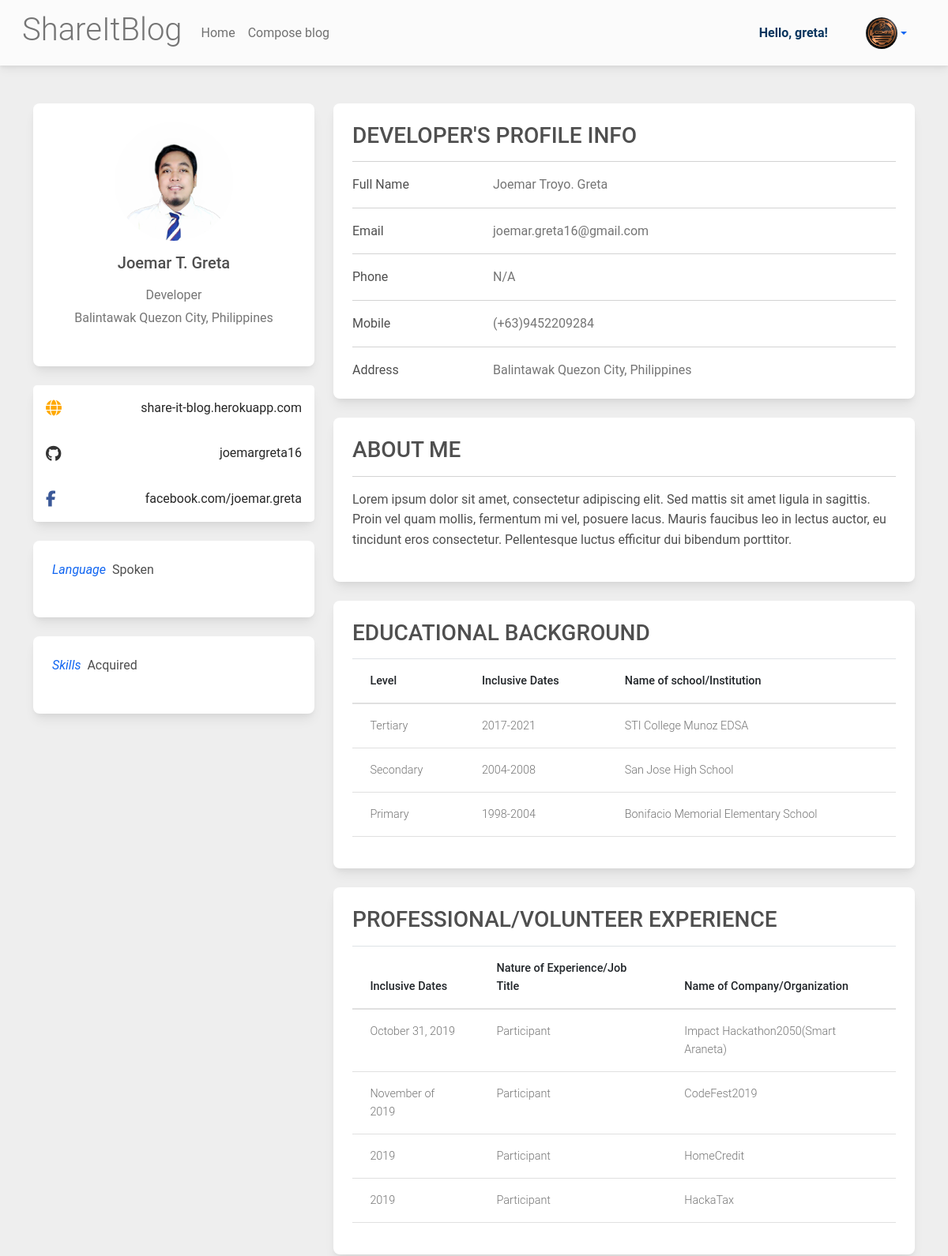
Page /developer_profile/ (signed in, upper part) on the earlier database version.
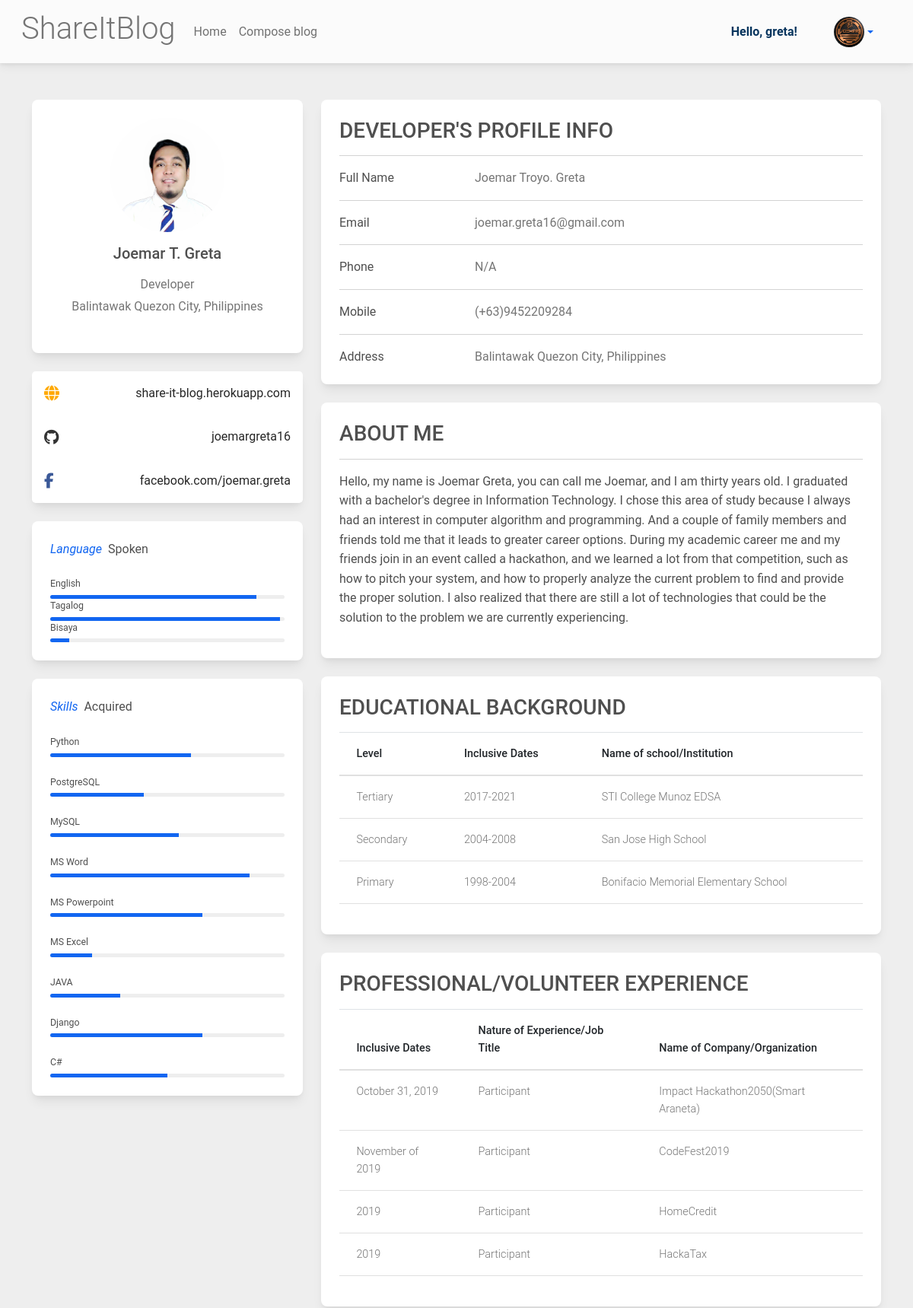
Same page on the later database version.
### pages/models.py (models this page shows, shortened)
class Profile(models.Model):
    first_name = models.CharField(max_length=200, blank=True)
    middle_name = models.CharField(max_length=200, blank=True)
    last_name = models.CharField(max_length=200, blank=True)
    user = models.OneToOneField(
        User, max_length=200, on_delete=models.CASCADE, unique=True)
    bio = models.TextField(max_length=500, blank=True)
    avatar = models.ImageField(
        default='default/avatar.png', upload_to='avatars/')
    created_at = models.DateTimeField(auto_now_add=True)
    updated_at = models.DateTimeField(auto_now=True)

class DevProfile(models.Model):
    first_name = models.CharField(max_length=200, blank=True)
    middle_name = models.CharField(max_length=200, blank=True)
    last_name = models.CharField(max_length=200, blank=True)
    job_title = models.CharField(max_length=30, blank=True)
    address = models.CharField(max_length=200, blank=True)
    email = models.EmailField(max_length=30, blank=True)
    phone = models.CharField(max_length=20, default="N/A", blank=True)
    mobile = models.CharField(max_length=20, default="N/A", blank=True)
    bio = models.TextField(max_length=1000, blank=True)
    dev_avatar = models.ImageField(
        default='default/avatar.png', upload_to='dev_profiles/')
    created_at = models.DateTimeField(auto_now_add=True)
    updated_at = models.DateTimeField(auto_now=True)
    class Meta:
        verbose_name = 'Developer profile'
        verbose_name_plural = 'Developer Profiles'

class DevEduBackground(models.Model):
    level = models.CharField(max_length=100, blank=True)
    inclusive_date = models.CharField(max_length=50, blank=True)
    school_or_institution = models.CharField(max_length=300, blank=True)
    created_at = models.DateTimeField(auto_now_add=True)
    updated_at = models.DateTimeField(auto_now=True)
    class Meta:
        ordering = ['-created_at']
        verbose_name = 'Educational Background'
        verbose_name_plural = 'Educational Backgrounds'

class DevProfessionalVolunteerEXP(models.Model):
    inclusive_date = models.CharField(max_length=50, blank=True)
    exp_or_job_title = models.CharField(max_length=100, blank=True)
    company_or_organization = models.CharField(max_length=200, blank=True)
    created_at = models.DateTimeField(auto_now_add=True)
    updated_at = models.DateTimeField(auto_now=True)
    class Meta:
        ordering = ['-created_at']
        verbose_name = 'Professional/Volunteer Experience'
        verbose_name_plural = 'Professional/Volunteer Experiences'

class DevLanguages(models.Model):
    language = models.CharField(max_length=50, blank=True)
    language_percentage = models.CharField(max_length=50, blank=True)
    created_at = models.DateTimeField(auto_now_add=True)
    updated_at = models.DateTimeField(auto_now=True)
    class Meta:
        ordering = ['-created_at']
        verbose_name = 'Language'
        verbose_name_plural = 'Languages'

class DevSkills(models.Model):
    skill = models.CharField(max_length=50, blank=True)
    skill_percentage = models.CharField(max_length=50, blank=True)
    created_at = models.DateTimeField(auto_now_add=True)
    updated_at = models.DateTimeField(auto_now=True)
    class Meta:
        ordering = ['-created_at']
        verbose_name = 'Skill'
        verbose_name_plural = 'Skills'

### pages/views.py (the view)
# urls.py: path('developer_profile/', DevProfileView.as_view(), name='developer_profile'),
class DevProfileView(TemplateView):
    template_name = 'pages/portfolio.html'
    def get_context_data(self, **kwargs):
        context = super().get_context_data(**kwargs)
        context['dev_profile'] = DevProfile.objects.first()
        context['dev_edu_background'] = DevEduBackground.objects.all()
        context['dev_language'] = DevLanguages.objects.all()
        context['dev_pro'] = DevProfessionalVolunteerEXP.objects.all()
        context['dev_skillset'] = DevSkills.objects.all()
        context['dev_attended'] = DevTrainingsSeminarsWorkshopAttended.objects.all()
        return context

### templates/pages/portfolio.html (shortened to what this page needs)
{% extends 'pages/base.html' %}
{% load static %}
{% block content %}
<section style="background-color: #eee;">
    <div class="container py-5">
        <div class="row">
            <div class="col-lg-4">
                <div class="card mb-4">
                    <div class="card-body text-center">
                        <img src="{{ dev_profile.dev_avatar.url }}" alt="dev_avatar" class="rounded-circle img-fluid"
                            style="width: 150px;">
                        <h5 class="my-3">{{ dev_profile.first_name }}&nbsp;{{ dev_profile.middle_name|slice:'1' }}.&nbsp{{ dev_profile.last_name }}</h5>
                        <p class="text-muted mb-1">{{ dev_profile.job_title }}</p>
                        <p class="text-muted mb-4">{{ dev_profile.address }}</p>
                    </div>
                </div>
                <div class="card mb-4 mb-lg-0">
                    <div class="card-body p-0">
                        <ul class="list-group list-group-flush rounded-3">
                            <li class="list-group-item d-flex justify-content-between align-items-center p-3">
                                <i class="fas fa-globe fa-lg text-warning"></i>
                                <p class="mb-0">share-it-blog.herokuapp.com</p>
                            </li>
                            <li class="list-group-item d-flex justify-content-between align-items-center p-3">
                                <i class="fab fa-github fa-lg" style="color: #333333;"></i>
                                <p class="mb-0">joemargreta16</p>
                            </li>
                            <li class="list-group-item d-flex justify-content-between align-items-center p-3">
                                <i class="fab fa-facebook-f fa-lg" style="color: #3b5998;"></i>
                                <p class="mb-0">facebook.com/joemar.greta</p>
                            </li>
                        </ul>
                    </div>
                </div>
                <div class="card mt-4 mb-lg-0">
                    <div class="card-body">
                        <p class="mb-4"><span class="text-primary font-italic me-1">Language</span>&nbsp;Spoken</p>
                        {% for dev_lang in dev_language %}
                        <p class="mb-1" style="font-size: .77rem;">{{ dev_lang.language }}</p>
                        <div class="progress rounded" style="height: 5px;">
                            <div class="progress-bar" role="progressbar" style="width: {{ dev_lang.language_percentage }}%" aria-valuenow="{{ dev_lang.language_percentage }}"
                                aria-valuemin="0" aria-valuemax="100"></div>
                        </div>
                        {% endfor %}
                    </div>
                </div>
                <div class="card mt-4 mb-lg-0">
                    <div class="card-body">
                        <p class="mb-4"><span class="text-primary font-italic me-1">Skills</span>&nbsp;Acquired</p>
                        {% for dev_skills in dev_skillset %}
                        <p class="mt-4 mb-1" style="font-size: .77rem;">{{ dev_skills.skill }}</p>
                        <div class="progress rounded" style="height: 5px;">
                            <div class="progress-bar" role="progressbar" style="width: {{ dev_skills.skill_percentage }}%" aria-valuenow="{{ dev_skills.skill_percentage }}"
                                aria-valuemin="0" aria-valuemax="100"></div>
                        </div>
                        {% endfor %}
                    </div>
                </div>
            </div>
            <div class="col-lg-8">
                <div class="card mb-4">
                    <div class="card-body">
                        <h3 class="mb-3 text-uppercase">Developer's Profile Info</h3>
                        <hr>
                        <div class="row">
                            <div class="col-sm-3">
                                <p class="mb-0">Full Name</p>
                            </div>
                            <div class="col-sm-9">
                                <p class="text-muted mb-0">{{ dev_profile.first_name }}&nbsp;{{ dev_profile.middle_name }}.&nbsp{{ dev_profile.last_name }}</p>
                            </div>
                        </div>
                        <hr>
                        <div class="row">
                            <div class="col-sm-3">
                                <p class="mb-0">Email</p>
                            </div>
                            <div class="col-sm-9">
                                <p class="text-muted mb-0">{{ dev_profile.email }}</p>
                            </div>
                        </div>
                        <hr>
                        <div class="row">
                            <div class="col-sm-3">
                                <p class="mb-0">Phone</p>
                            </div>
                            <div class="col-sm-9">
                                <p class="text-muted mb-0">{{ dev_profile.phone }}</p>
                            </div>
                        </div>
                        <hr>
                        <div class="row">
                            <div class="col-sm-3">
                                <p class="mb-0">Mobile</p>
                            </div>
                            <div class="col-sm-9">
                                <p class="text-muted mb-0">{{ dev_profile.mobile }}</p>
                            </div>
                        </div>
                        <hr>
                        <div class="row">
                            <div class="col-sm-3">
                                <p class="mb-0">Address</p>
                            </div>
                            <div class="col-sm-9">
                                <p class="text-muted mb-0">{{ dev_profile.address }}</p>
                            </div>
                        </div>
                    </div>
                </div>
                <div class="card mb-4">
                    <div class="card-body">
                        <h3 class="mb-3 text-uppercase">About me</h3>
                        <hr>
                        <p class="mb3">{{ dev_profile.bio }}</p>
                    </div>
                </div>
                <div class="card mb-4">
                    <div class="card-body">
                        <h3 class="mb-3 text-uppercase">Educational Background</h3>
                        <table class="table table-hover">
                            <thead>
                                <tr>
                                    <th scope="col">Level</th>
                                    <th scope="col">Inclusive Dates</th>
                                    <th scope="col">Name of school/Institution</th>
                                </tr>
                            </thead>
                            <tbody>
                                {% for educ in dev_edu_background %}
                                <tr>
                                    <td class="text-muted">{{ educ.level }}</td>
                                    <td class="text-muted">{{ educ.inclusive_date }}</td>
                                    <td class="text-muted">{{ educ.school_or_institution }}</td>
                                </tr>
                                {% endfor %}
                            </tbody>
                        </table>
                    </div>
                </div>
                <div class="card mb-4">
                    <div class="card-body">
                        <h3 class="mb-3 text-uppercase">Professional/Volunteer Experience</h3>
                        <table class="table table-hover">
                            <thead>
                                <tr>
                                    <th scope="col">Inclusive Dates</th>
                                    <th scope="col">Nature of Experience/Job Title</th>
                                    <th scope="col">Name of Company/Organization</th>
                                </tr>
                            </thead>
                            <tbody>
                                {% for exp in dev_pro %}
                                <tr>
                                    <td class="text-muted">{{ exp.inclusive_date }}</td>
                                    <td class="text-muted">{{ exp.exp_or_job_title }}</td>
                                    <td class="text-muted">{{ exp.company_or_organization }}</td>
                                </tr>
                                {% endfor %}
                            </tbody>
                        </table>
                    </div>
                </div>
            </div>
        </div>
    </div>
</section>
{% endblock content %}

### templates/pages/base.html (shortened to what this page needs)
<!DOCTYPE html>
{% load static %}
<html lang="en">
<head>
    <link rel="stylesheet" href="https://stackpath.bootstrapcdn.com/bootstrap/4.3.1/css/bootstrap.min.css">
    <link rel="stylesheet" href='{% static "css/mdb.min.css" %}'/>
</head>
<body>
    {% include 'pages/navbar.html' %}
    {% block content %}
    {% endblock content %}
</body>
</html>

### templates/pages/navbar.html (shortened to what this page needs)
{% load static %}
<nav class="navbar navbar-expand-lg navbar-light bg-light">
    <div class="container-fluid">
        <div class="collapse navbar-collapse" id="navbarSupportedContent">
            {% url 'home' as home %}
            <a class="navbar-brand" href="#">
                <h3 class="display-6 text-muted">ShareItBlog</h3>
            </a>
            <ul class="navbar-nav me-auto mb-2 mb-lg-0">
                <li class="nav-item">
                    <a class="nav-link" href="{% url 'pages:home' %}">Home</a>
                </li>
                {% url 'post_blog_page' as post_blog_page %}
                <li class="nav-item">
                    <a class="nav-link" href="{% url 'post_blog_page' %}">Compose blog</a>
                </li>
            </ul>
        </div>
        {% if user.is_authenticated %}
        <div class="d-flex align-items-center">
            <p class="me-auto mb-2 mb-lg-0"><strong style="color: #08355E;">Hello, {{ user }}!</strong></p>
            <div class="dropdown ml-5 mr-4">
                <a class="dropdown-toggle d-flex align-items-center" href="#" id="navbarDropdownMenuAvatar"
                    role="button" data-mdb-toggle="dropdown" aria-expanded="false">
                    <img class="avatar rounded-circle" height="40" alt="This is image..." loading="lazy" src="{{ request.user.profile.avatar.url }}">
                </a>
                    {% url 'my_profile' as my_profile %}
            </div>
        </div>
        {% endif %}
    </div>
</nav>

### templates/pages/scripts.html (shortened to what this page needs)
{% load static %}

Differences in the rows shown:
changed DevProfile "Joemar": bio "Lorem ipsum dolor sit amet, consectetur adipiscing elit. Sed mattis sit amet ligula in sagittis. Proin vel quam mollis, fermentum mi vel, posuere lacus. Mauris faucibus leo in lectus auctor, eu tincidunt eros consectetur. Pellentesque luctus efficitur dui bibendum porttitor." → "Hello, my name is Joemar Greta, you can call me Joemar, and I am thirty years old. I graduated with a bachelor's degree in Information Technology. I chose this area of study because I always had an interest in computer algorithm and programming. And a couple of family members and friends told me that it leads to greater career options. During my academic career me and my friends join in an event called a hackathon, and we learned a lot from that competition, such as how to pitch your system, and how to properly analyze the current problem to find and provide the proper solution. I also realized that there are still a lot of technologies that could be the solution to the problem we are…"
added DevLanguages: language "English"
added DevLanguages: language "Tagalog"
added DevLanguages: language "Bisaya"
added DevSkills: skill "Python"
added DevSkills: skill "PostgreSQL"
added DevSkills: skill "MySQL"
added DevSkills: skill "MS Word"
added DevSkills: skill "MS Powerpoint"
added DevSkills: skill "MS Excel"
added DevSkills: skill "JAVA"
added DevSkills: skill "Django"
added DevSkills: skill "C#"
